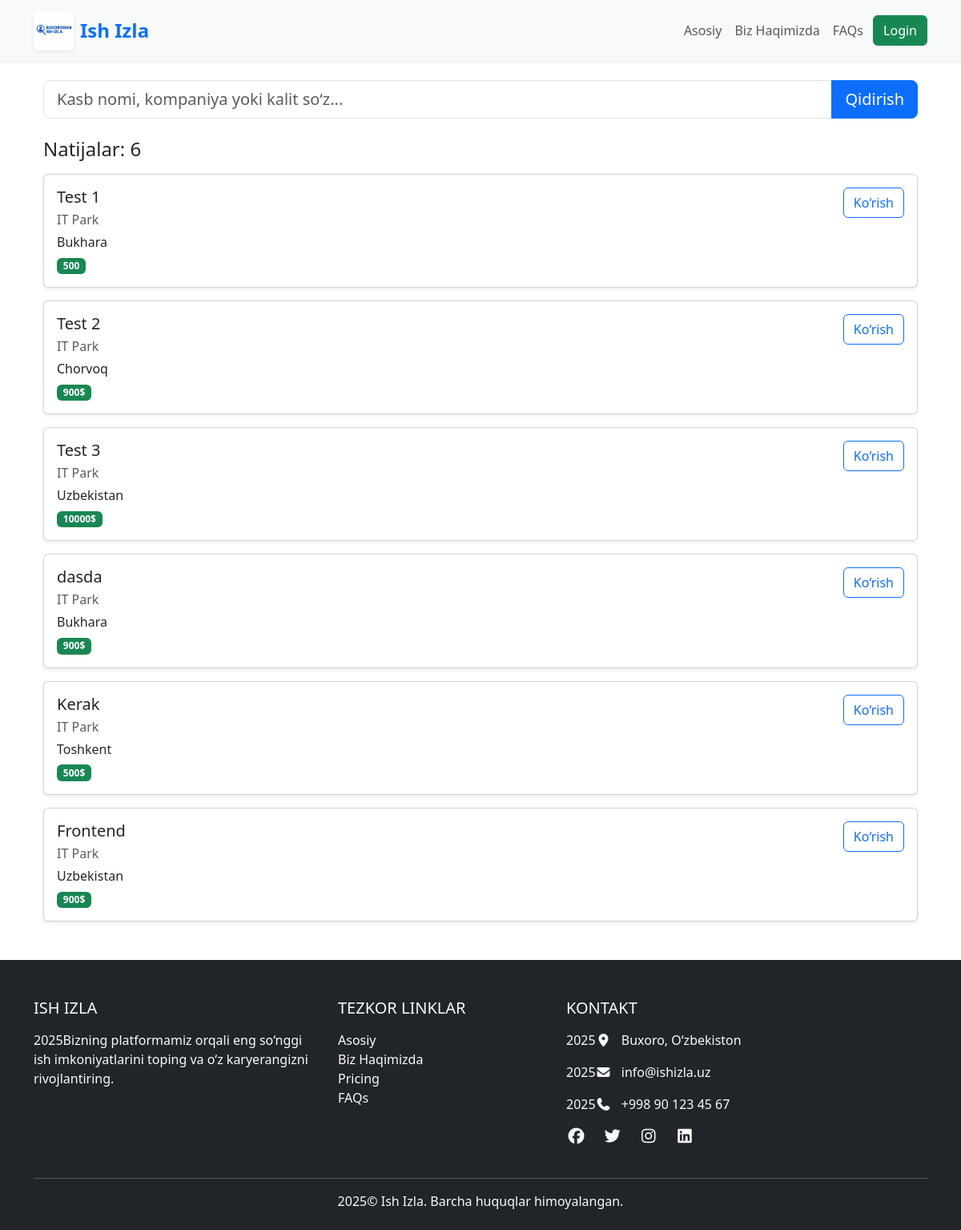
The app's page /search/ with its own data.
### advertisement/models.py (models this page shows, shortened)
class Job(models.Model):
    employer = models.ForeignKey(EmployerProfile, on_delete=models.CASCADE, related_name="jobs")
    category = models.ForeignKey(CategoryModel,on_delete=models.CASCADE,verbose_name='Kategorya')
    title = models.CharField(max_length=255,verbose_name='Sarlovha')
    description = models.TextField(verbose_name='Tasnif')
    salary = models.CharField(max_length=100, blank=True, null=True,verbose_name='Maosh')
    created_at = models.DateTimeField(auto_now_add=True)
    location = models.CharField(max_length=155,verbose_name='Manzil')
    phone_number = models.CharField(max_length=14,default='998992606296',verbose_name='Telefon raqam')

class EmployerProfile(models.Model):
    user = models.OneToOneField(CustomUser,on_delete=models.CASCADE,related_name='employer')
    company_name = models.CharField(max_length=255)
    description = models.TextField()
    logo = models.ImageField(upload_to='employers_logos/',null=True,blank=True)

### core/views.py (the view)
# urls.py: path('search/',SearchView.as_view(),name="search"),
class SearchView(View):
    def get(self, request):
        query = request.GET.get("q", "")
        jobs = Job.objects.all()
        if query:
            jobs = jobs.filter(title__icontains=query) | jobs.filter(description__icontains=query)
        context = {
            "query": query,
            "jobs": jobs
        }
        return render(request, "category/search.html", context)

### templates/category/search.html (shortened to what this page needs)
{% extends 'base.html' %}
{% block content %}
<div class="container mt-4">
    <form method="GET" action="{% url 'search' %}">
        <div class="input-group mb-4">
            <input type="text"
                   class="form-control form-control-lg"
                   placeholder="Kasb nomi, kompaniya yoki kalit so‘z..."
                   name="q"
                   value="{{ query }}">
            <button class="btn btn-primary btn-lg" type="submit">Qidirish</button>
        </div>
    </form>
    <h4 class="mb-3">Natijalar: {{ jobs.count }}</h4>
    {% for job in jobs %}
    <div class="card mb-3 shadow-sm p-3">
        <div class="d-flex justify-content-between">
            <div>
                <h5 class="mb-1">{{ job.title }}</h5>
                <p class="text-muted mb-1">{{ job.employer.company_name }}</p>
                <p class="mb-1">
                     {{ job.location }}
                </p>
                <span class="badge bg-success">
                    {{ job.salary|default:"Kelishiladi" }}
                </span>
            </div>
            <div class="text-end">
                <a href="{% url 'job:job-detail' job.pk %}" class="btn btn-outline-primary">
                    Ko‘rish
                </a>
            </div>
        </div>
    </div>
    {% empty %}
    <p class="text-muted">Hech qanday ish topilmadi 😕</p>
    {% endfor %}
</div>
{% endblock %}

### records on screen
Job: title "Test 1", employer.company_name "IT Park", location "Bukhara", salary "500"
Job: title "Test 2", employer.company_name "IT Park", location "Chorvoq", salary "900$"
Job: title "Test 3", employer.company_name "IT Park", location "Uzbekistan", salary "10000$"
Job: title "dasda", employer.company_name "IT Park", location "Bukhara", salary "900$"
Job: title "Kerak", employer.company_name "IT Park", location "Toshkent", salary "500$"
Job: title "Frontend", employer.company_name "IT Park", location "Uzbekistan", salary "900$"

### other values on screen
{{ jobs.count }} "6"
